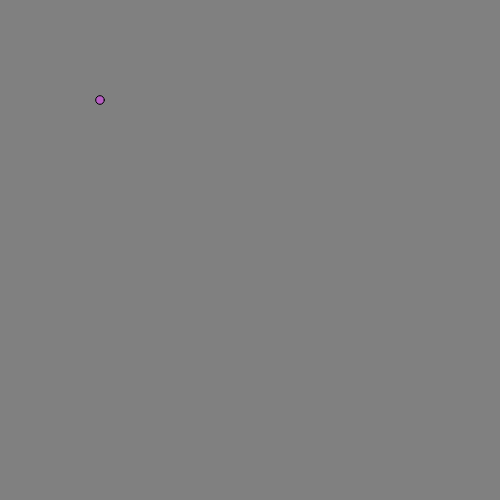
Frame 1 (no input)
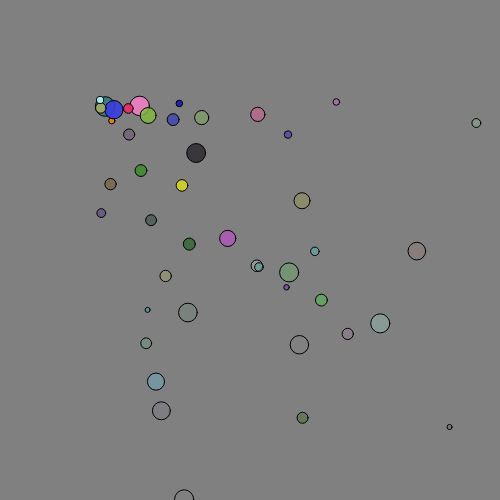
Frame 60 (no input)
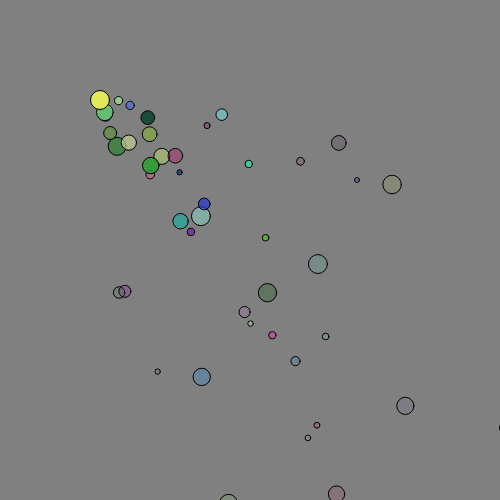
Frame 120 (the mouse pressed at the canvas centre since frame 60)

The p5.js sketch that drew these frames (run headless with seeded random() and noise() and a simulated clock; from frame 60 on, the mouse is pressed at the canvas centre):

// p5.js sketch
// ── sketch.js
let cars = [];

function setup() {
  createCanvas(500, 500);
  // for (let i = 0 ; i < 20 ; i++){
  //   cars.push(new Car()) ;
  //}
}

function draw() {
  background('grey');
cars.push(new Car()) ;

  for (let i = 0; i < cars.length; i++) {
    cars[i].display();
    cars[i].move();
    if (cars[i].a <= 0){
      cars.splice(i, 1 ) ;
    }
  }
}


class Car {

  constructor() {
    // attributes
    this.pos = createVector(100, 100);
    this.vel = createVector(random(10), random(10));
    this.r = random(255) ;
    this.g = random(255) ;
    this.b = random(255) ;
    this.a = random(200, 255);
    this.s = random(5, 20) ;
  }


  // methods
  display() {
    fill(this.r, this.g, this.b, this.a);
    ellipse(this.pos.x, this.pos.y, this.s);
  }

  move() {
    this.pos.add(this.vel);
    this.a = this.a - 5 ;
    // if (this.pos.x > width) this.pos.x = 0;
    // if (this.pos.x < 0) this.pos.x = width;
    // if (this.pos.y > height) this.pos.y = 0;
    // if (this.pos.y < 0) this.pos.y = height;
  }


}
